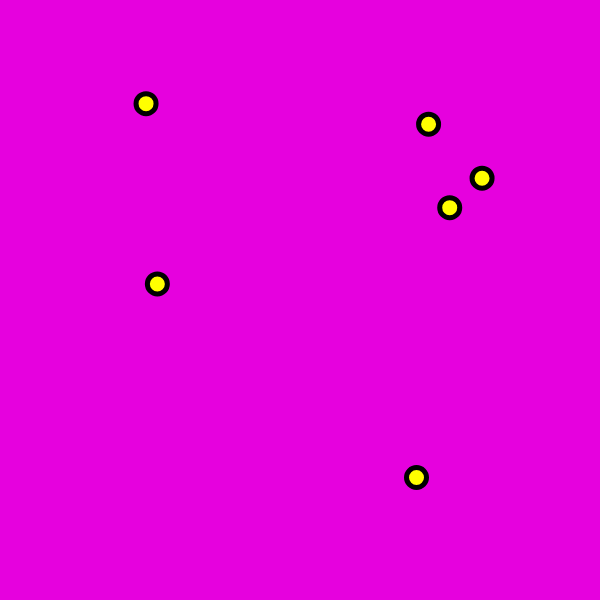
Frame 1 (no input)
Frame 60 (no input): identical to frame 1, image omitted
Frame 120 (the mouse pressed at the canvas centre since frame 60): identical to frame 1, image omitted

The p5.js sketch that drew this single still picture (run headless with seeded random() and noise() and a simulated clock; from frame 60 on, the mouse is pressed at the canvas centre):

// p5.js sketch
// ── sketch.js
const points = [];
let dragPoint = null;

const numPoints = 6;
const dragRadius = 10;

function setup() {
  createCanvas(600, 600);
  strokeWeight(5);
  
  for(let i = 0; i < numPoints; i++){
    points.push(createVector(random(width), random(height)));
  }
}

function draw() {
  background(' rgb(230,1,222)');
  
  fill('yellow');
  for(let p of points) {
    circle(p.x, p.y, dragRadius * 2);
  }
}

function mousePressed() {
  for(let i = points.length - 1; i >= 0; i--) {
    if(mouseInCircle(points[i], dragRadius)) {
      dragPoint = points.splice(i,1);
      dragPoint.x = mouseX;
      dragPoint.y = mouseY;
      //bring drag point to front?
      points.push(dragPoint);
      
      break;
    }
  }
}


function mouseDragged() {
  if(dragPoint) {
    dragPoint.x = mouseX;
    dragPoint.y = mouseY;
  }
}

function mouseReleased() {
  dragPoint = null;
}

function mouseInCircle(pos, radius) {
  return dist(mouseX, mouseY, pos.x, pos.y) < radius
}

function shapeIsOverlapped() {}
function timer() {}
function scoreBoard() {}
function bell() {}
